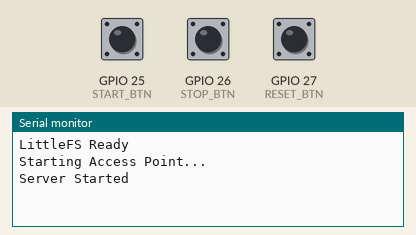
A sketch run on a simulated ESP32. Parts: the last lines printed to the serial monitor. Inputs (shaded band) come from the test bench; at power-on: GPIO 25 (START_BTN) HIGH, GPIO 26 (STOP_BTN) HIGH, GPIO 27 (RESET_BTN) HIGH. The local clock reads 2024-03-15 10:24:30 at power-on unless the sketch sets it; storage starts empty.

Above: at 1.2 s.
1.3 s: GPIO 25 (START_BTN) pulled LOW for 0.15 s
At 2.4 s:
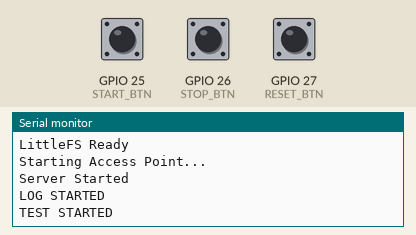
2.9 s: GPIO 26 (STOP_BTN) pulled LOW for 0.15 s
At 4.1 s:
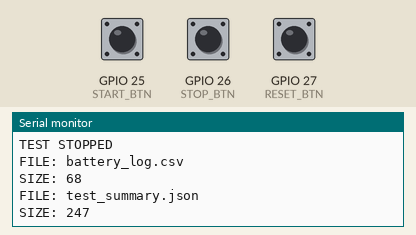
4.5 s: GPIO 27 (RESET_BTN) pulled LOW for 0.15 s
At 5.6 s:
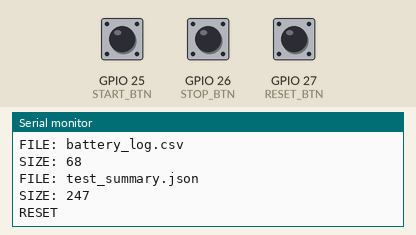

Measured:
- after the input at 1.3 s, the serial monitor: prints a new line at once (image 1)
- after the input at 2.9 s, the serial monitor: prints a new line at once (image 2)
- after the input at 4.5 s, the serial monitor: prints a new line at once (image 3)

The sketch:

PriusBatteryTester.ino
```cpp
// ======================================================
// PriusBatteryTester.ino
// Main Program
// ======================================================

#include <Arduino.h>

#include "config.h"
#include "battery.h"
#include "display.h"
#include "logger.h"
#include "FakeINA226.h"
#include "portal.h"
#include "results.h"
#include "test_control.h"

// ------------------------------------------------------
// Global Sensor
// ------------------------------------------------------

FakeINA226 sensor;


// ------------------------------------------------------
// Function Prototypes
// ------------------------------------------------------

void handleButtons();
void calculateCapacity();


// ======================================================
// Setup
// ======================================================

void setup() {

    Serial.begin(115200);

    initLogger();

    //initDisplay();

    initWiFi();

    pinMode(START_BTN, INPUT_PULLUP);
    pinMode(STOP_BTN, INPUT_PULLUP);
    pinMode(RESET_BTN, INPUT_PULLUP);

    sensor.begin();

    battery.lastCapacityTime = millis();

    //updateDisplay();

}


// ======================================================
// Main Loop
// ======================================================

void loop() {

    updateWiFi();

    handleButtons();

    if (millis() - battery.lastUpdate >= 1000) {

        battery.lastUpdate = millis();

        if (battery.running) {

            sensor.discharge(true);

            calculateCapacity();

            float v = sensor.readVoltage();
            float c = sensor.readCurrent();

            updateTestSamples(v, c);

            logData();

            if (checkCutoff(v)) {

                finalizeTest();

                Serial.println("BATTERY CUTOFF");

            }

        }

        //updateDisplay();

    }

}


// ======================================================
// Handle Buttons
// ======================================================

void handleButtons() {

    if (!digitalRead(START_BTN)) {

        beginTest();

        Serial.println("TEST STARTED");

        delay(300);

    }


    if (!digitalRead(STOP_BTN)) {

        finalizeTest();

        Serial.println("TEST STOPPED");

        listFiles();

        delay(300);

    }


    if (!digitalRead(RESET_BTN)) {

        resetTest();

        Serial.println("RESET");

        //updateDisplay();

        delay(300);

    }

}


// ======================================================
// Capacity Calculation
// ======================================================

void calculateCapacity() {

    unsigned long now = millis();

    float seconds =
        (now - battery.lastCapacityTime) / 1000.0;

    battery.lastCapacityTime = now;

    float current = sensor.readCurrent();

    float voltage = sensor.readVoltage();

    battery.capacity_mAh +=
        current *
        (seconds / 3600.0) *
        1000.0;

    battery.energy_Wh +=
        (voltage * current) *
        (seconds / 3600.0);

}
```

FakeINA226.cpp
```cpp
// ======================================================
// FakeINA226.cpp
// Simulated INA226 for Prius Battery Tester
// ======================================================

#include <Arduino.h>

#include "FakeINA226.h"
#include "config.h"

FakeINA226::FakeINA226() {

    begin();

}

void FakeINA226::begin() {

    voltage = 8.45;
    current = 1.0;
    soc = 100.0;
    discharged_mAh = 0;
    lastDischargeTime = millis();

}

void FakeINA226::updateVoltageFromSOC() {

    if (soc > 80) {

        voltage = 8.45 - ((100 - soc) * 0.005);

    }
    else if (soc > 20) {

        voltage = 7.60 - ((80 - soc) * 0.006);

    }
    else {

        voltage = 7.20 - ((20 - soc) * 0.060);

        if (voltage < BATTERY_CUTOFF)
            voltage = BATTERY_CUTOFF;

    }

}

void FakeINA226::discharge(bool running) {

    if (!running)
        return;

    unsigned long now = millis();

    float seconds =
        (now - lastDischargeTime) / 1000.0;

    lastDischargeTime = now;

    discharged_mAh +=
        current *
        (seconds / 3600.0) *
        1000.0;

    if (discharged_mAh > NOMINAL_CAPACITY_MAH)
        discharged_mAh = NOMINAL_CAPACITY_MAH;

    soc = 100.0 * (1.0 - (discharged_mAh / NOMINAL_CAPACITY_MAH));

    if (soc < 0)
        soc = 0;

    updateVoltageFromSOC();

}

float FakeINA226::readVoltage() {

    return voltage;

}

float FakeINA226::readCurrent() {

    return current;

}

float FakeINA226::readPower() {

    return voltage * current;

}

float FakeINA226::readSOC() {

    return soc;

}
```

FakeINA226.h
```cpp
// ======================================================
// FakeINA226.h
// Simulated INA226 for Prius Battery Tester
// ======================================================

#ifndef FAKEINA226_H
#define FAKEINA226_H

class FakeINA226 {

public:

    FakeINA226();

    void begin();

    void discharge(bool running);

    float readVoltage();

    float readCurrent();

    float readPower();

    float readSOC();

private:

    float voltage;
    float current;
    float soc;
    float discharged_mAh;
    unsigned long lastDischargeTime;

    void updateVoltageFromSOC();

};

#endif
```

battery.cpp
```cpp
#include "battery.h"

BatteryTest battery =
{
    false,
    0,
    0,
    0,
    0,
    0,
    0,
    0,
    0
};
```

battery.h
```cpp
#pragma once

struct BatteryTest {

    bool running;

    float capacity_mAh;

    float energy_Wh;

    unsigned long lastUpdate;

    unsigned long lastCapacityTime;

    unsigned long testStartTime;

    float voltageSum;

    float currentSum;

    unsigned long sampleCount;

};

extern BatteryTest battery;
```

display.cpp
```cpp
// ======================================================
// display.cpp
// OLED Display Functions
// ======================================================

#include <Arduino.h>
#include <Wire.h>
#include <Adafruit_GFX.h>
#include <Adafruit_SSD1306.h>

#include "config.h"
#include "display.h"
#include "battery.h"
#include "results.h"
#include "FakeINA226.h"

// These are defined in PriusBatteryTester.ino
extern FakeINA226 sensor;

// OLED object
Adafruit_SSD1306 display(
    SCREEN_WIDTH,
    SCREEN_HEIGHT,
    &Wire,
    -1
);

// ------------------------------------------------------
// Initialize Display
// ------------------------------------------------------

void initDisplay() {

    if (!display.begin(SSD1306_SWITCHCAPVCC, OLED_ADDRESS)) {

        Serial.println("OLED Failed");

        while (true);

    }

    display.clearDisplay();
    display.display();

}

// ------------------------------------------------------
// Update Display
// ------------------------------------------------------

void updateDisplay() {

    float voltage = sensor.readVoltage();
    float current = sensor.readCurrent();
    float power   = sensor.readPower();
    float soc     = sensor.readSOC();

    display.clearDisplay();

    display.setTextSize(1);
    display.setTextColor(SSD1306_WHITE);
    display.setCursor(0, 0);

    display.println("Prius Battery Tester");
    display.println("-------------------");

    display.print("Status: ");

    if (battery.running)
        display.println("RUNNING");
    else
        display.println("STOPPED");

    display.print("V: ");
    display.print(voltage, 2);
    display.print("  A: ");
    display.println(current, 2);

    display.print("P: ");
    display.print(power, 2);
    display.println("W");

    display.print("mAh: ");
    display.println(battery.capacity_mAh, 0);

    display.print("Wh: ");
    display.print(battery.energy_Wh, 2);

    display.print(" SOC:");
    display.print(soc, 0);
    display.println("%");

    if (results.completed) {
        display.print("Grade: ");
        display.print(results.grade);
        display.print("  SOH:");
        display.print(results.soh, 0);
        display.println("%");
    }

    display.display();

}
```

display.h
```cpp
#pragma once

void initDisplay();

void updateDisplay();
```

grading.cpp
```cpp
#include "grading.h"
#include "config.h"

char calculateGrade(float capacity)
{
    if (capacity >= GRADE_A_MAH)
        return 'A';

    if (capacity >= GRADE_B_MAH)
        return 'B';

    if (capacity >= GRADE_C_MAH)
        return 'C';

    if (capacity >= GRADE_D_MAH)
        return 'D';

    return 'F';
}

float calculateSOH(float capacity)
{
    if (NOMINAL_CAPACITY_MAH <= 0.0f)
        return 0.0f;

    float soh = (capacity / NOMINAL_CAPACITY_MAH) * 100.0f;

    if (soh > 100.0f)
        soh = 100.0f;

    if (soh < 0.0f)
        soh = 0.0f;

    return soh;
}
```

grading.h
```cpp
#pragma once

char calculateGrade(float capacity);

float calculateSOH(float capacity);
```

logger.cpp
```cpp
// ======================================================
// logger.cpp
// LittleFS Battery Logger
// ======================================================

#include <Arduino.h>
#include <FS.h>
#include <LittleFS.h>

#include "logger.h"
#include "battery.h"
#include "FakeINA226.h"

// Global sensor (created in PriusBatteryTester.ino)
extern FakeINA226 sensor;


// ------------------------------------------------------
// Initialize LittleFS
// ------------------------------------------------------

void initLogger() {

    if (!LittleFS.begin(true)) {

        Serial.println("LittleFS Failed");

    } else {

        Serial.println("LittleFS Ready");

    }

}


// ------------------------------------------------------
// Create New Log File
// ------------------------------------------------------

void startLogging() {

    File file = LittleFS.open("/battery_log.csv", "w");

    if (!file) {

        Serial.println("LOG CREATE FAILED");
        return;

    }

    file.println("Time,Voltage,Current,Power,mAh,Wh,SOC");

    file.close();

    battery.testStartTime = millis();

    Serial.println("LOG STARTED");

}


// ------------------------------------------------------
// Append One Line of Data
// ------------------------------------------------------

void logData() {

    File file = LittleFS.open("/battery_log.csv", "a");

    if (!file) {

        Serial.println("LOG FAILED");
        return;

    }

    float voltage = sensor.readVoltage();
    float current = sensor.readCurrent();
    float power   = sensor.readPower();
    float soc     = sensor.readSOC();

    unsigned long elapsed =
        (millis() - battery.testStartTime) / 1000;

    file.print(elapsed);
    file.print(",");

    file.print(voltage, 2);
    file.print(",");

    file.print(current, 2);
    file.print(",");

    file.print(power, 2);
    file.print(",");

    file.print(battery.capacity_mAh, 0);
    file.print(",");

    file.print(battery.energy_Wh, 2);
    file.print(",");

    file.println(soc, 0);

    file.close();

}


// ------------------------------------------------------
// List Files
// ------------------------------------------------------

void listFiles() {

    File root = LittleFS.open("/");

    File file = root.openNextFile();

    while (file) {

        Serial.print("FILE: ");
        Serial.println(file.name());

        Serial.print("SIZE: ");
        Serial.println(file.size());

        file = root.openNextFile();

    }

}
```

logger.h
```cpp
// ======================================================
// logger.h
// LittleFS Logger
// ======================================================

#pragma once

void initLogger();

void startLogging();

void logData();

void listFiles();
```

results.cpp
```cpp
#include "results.h"

TestResults results = {
    0,
    0,
    0,
    0,
    0,
    0,
    0,
    0,
    0,
    0,
    {0},
    false,
    '-'
};

void resetResults()
{
    results.startVoltage = 0;
    results.endVoltage = 0;
    results.minVoltage = 0;
    results.maxVoltage = 0;
    results.averageVoltage = 0;
    results.capacity_mAh = 0;
    results.energy_Wh = 0;
    results.averageCurrent = 0;
    results.soh = 0;
    results.elapsedSeconds = 0;
    results.timestamp[0] = '\0';
    results.completed = false;
    results.grade = '-';
}
```

results.h
```cpp
#pragma once

struct TestResults {

    float startVoltage;
    float endVoltage;

    float minVoltage;
    float maxVoltage;

    float averageVoltage;

    float capacity_mAh;
    float energy_Wh;

    float averageCurrent;

    float soh;

    unsigned long elapsedSeconds;

    char timestamp[32];

    bool completed;

    char grade;

};

extern TestResults results;

void resetResults();
```

test_control.cpp
```cpp
#include <Arduino.h>

#include "test_control.h"
#include "config.h"
#include "battery.h"
#include "results.h"
#include "grading.h"
#include "logger.h"
#include "FakeINA226.h"
#include "test_summary.h"

extern FakeINA226 sensor;

void beginTest()
{
    battery.running = true;
    battery.testStartTime = millis();
    battery.lastCapacityTime = millis();
    battery.capacity_mAh = 0;
    battery.energy_Wh = 0;
    battery.voltageSum = 0;
    battery.currentSum = 0;
    battery.sampleCount = 0;

    resetResults();

    sensor.begin();

    float v = sensor.readVoltage();

    results.startVoltage = v;
    results.maxVoltage = v;
    results.minVoltage = v;

    startLogging();
}

void finalizeTest()
{
    if (!battery.running && results.completed)
        return;

    battery.running = false;

    results.endVoltage = sensor.readVoltage();
    results.elapsedSeconds =
        (millis() - battery.testStartTime) / 1000;
    results.capacity_mAh = battery.capacity_mAh;
    results.energy_Wh = battery.energy_Wh;

    if (battery.sampleCount > 0) {
        results.averageVoltage =
            battery.voltageSum / battery.sampleCount;
        results.averageCurrent =
            battery.currentSum / battery.sampleCount;
    }

    results.soh = calculateSOH(results.capacity_mAh);
    results.grade = calculateGrade(results.capacity_mAh);
    results.completed = true;

    setResultsTimestamp();
    saveTestSummary();
}

void resetTest()
{
    battery.running = false;
    battery.capacity_mAh = 0;
    battery.energy_Wh = 0;
    battery.voltageSum = 0;
    battery.currentSum = 0;
    battery.sampleCount = 0;

    resetResults();
    sensor.begin();
}

void updateTestSamples(float voltage, float current)
{
    if (voltage > results.maxVoltage)
        results.maxVoltage = voltage;

    if (voltage < results.minVoltage)
        results.minVoltage = voltage;

    results.capacity_mAh = battery.capacity_mAh;
    results.energy_Wh = battery.energy_Wh;

    battery.voltageSum += voltage;
    battery.currentSum += current;
    battery.sampleCount++;
}

bool checkCutoff(float voltage)
{
    return voltage <= BATTERY_CUTOFF;
}
```

test_control.h
```cpp
#pragma once

void beginTest();

void finalizeTest();

void resetTest();

void updateTestSamples(float voltage, float current);

bool checkCutoff(float voltage);
```

test_summary.cpp
```cpp
#include "test_summary.h"

#include <LittleFS.h>
#include <time.h>

#include "results.h"

void setResultsTimestamp()
{
    struct tm timeinfo;

    if (getLocalTime(&timeinfo, 0)) {
        strftime(
            results.timestamp,
            sizeof(results.timestamp),
            "%Y-%m-%d %H:%M:%S",
            &timeinfo);
        return;
    }

    unsigned long secs = millis() / 1000;
    unsigned long h = secs / 3600;
    unsigned long m = (secs % 3600) / 60;
    unsigned long s = secs % 60;

    snprintf(
        results.timestamp,
        sizeof(results.timestamp),
        "Session %02lu:%02lu:%02lu",
        h,
        m,
        s);
}

String buildTestSummaryJson()
{
    String json = "{";

    json += "\"completed\":" +
        String(results.completed ? "true" : "false");
    json += ",\"timestamp\":\"" + String(results.timestamp) + "\"";
    json += ",\"grade\":\"" + String(results.grade) + "\"";
    json += ",\"soh\":" + String(results.soh, 1);
    json += ",\"capacity_mAh\":" +
        String(results.capacity_mAh, 1);
    json += ",\"energy_Wh\":" + String(results.energy_Wh, 2);
    json += ",\"elapsedSeconds\":" +
        String(results.elapsedSeconds);
    json += ",\"startVoltage\":" +
        String(results.startVoltage, 2);
    json += ",\"endVoltage\":" +
        String(results.endVoltage, 2);
    json += ",\"minVoltage\":" +
        String(results.minVoltage, 2);
    json += ",\"maxVoltage\":" +
        String(results.maxVoltage, 2);
    json += ",\"averageVoltage\":" +
        String(results.averageVoltage, 2);
    json += ",\"averageCurrent\":" +
        String(results.averageCurrent, 2);

    json += "}";

    return json;
}

void saveTestSummary()
{
    if (!results.completed)
        return;

    File file = LittleFS.open("/test_summary.json", "w");

    if (!file) {
        Serial.println("SUMMARY SAVE FAILED");
        return;
    }

    file.print(buildTestSummaryJson());
    file.close();

    Serial.println("TEST SUMMARY SAVED");
}
```

test_summary.h
```cpp
#pragma once

#include <Arduino.h>

void setResultsTimestamp();

String buildTestSummaryJson();

void saveTestSummary();
```

web_api.h
```cpp
#pragma once

void handleStatus();
void handleStart();
void handleStop();
void handleReset();
void handleDownload();
void handleDelete();
void handleResults();
void handleDownloadSummary();
```

config.h
```cpp
#pragma once

#define SCREEN_WIDTH 128
#define SCREEN_HEIGHT 64

#define OLED_ADDRESS 0x3C

#define START_BTN 25
#define STOP_BTN 26
#define RESET_BTN 27

#define BATTERY_CUTOFF 6.0

#define NOMINAL_CAPACITY_MAH 6500.0f

#define GRADE_A_MAH 5500.0f
#define GRADE_B_MAH 5000.0f
#define GRADE_C_MAH 4500.0f
#define GRADE_D_MAH 4000.0f
```

portal.h
```cpp
#pragma once

void initWiFi();

void updateWiFi();
```

Source omitted: web_api.cpp (2764 bytes), portal.cpp (11881 bytes)
